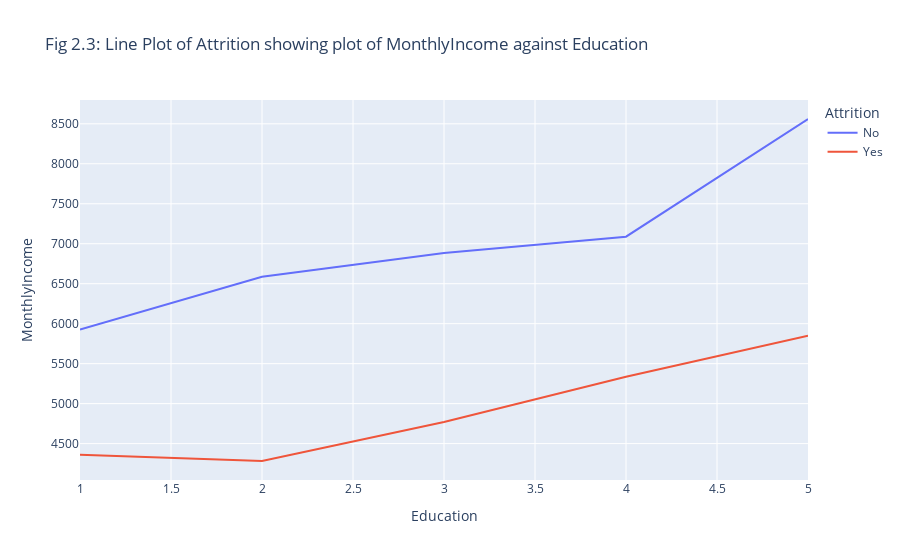

The code cell stored with this chart in its notebook:
### Code cell
fig=px.line(attrition_avgmonthlyincome,x='Education',y='MonthlyIncome',color='Attrition',title='Fig 2.3: Line Plot of Attrition showing plot of MonthlyIncome against Education')
fig.show()

### Figure 1 — Plotly figure (JSON) as saved in the notebook; plotly's stock layout.template omitted (floating-point values rounded to 4 significant figures)
{"data": [{"hovertemplate": "Attrition=No<br>Education=%{x}<br>MonthlyIncome=%{y}<extra></extra>", "legendgroup": "No", "line": {"color": "#636efa", "dash": "solid"}, "mode": "lines", "name": "No", "orientation": "v", "showlegend": true, "type": "scatter", "x": [1, 2, 3, 4, 5], "xaxis": "x", "y": [5926.0, 6586.0, 6883.0, 7088.0, 8560.0], "yaxis": "y"}, {"hovertemplate": "Attrition=Yes<br>Education=%{x}<br>MonthlyIncome=%{y}<extra></extra>", "legendgroup": "Yes", "line": {"color": "#EF553B", "dash": "solid"}, "mode": "lines", "name": "Yes", "orientation": "v", "showlegend": true, "type": "scatter", "x": [1, 2, 3, 4, 5], "xaxis": "x", "y": [4360.0, 4283.0, 4770.0, 5335.0, 5850.0], "yaxis": "y"}], "layout": {"legend": {"title": {"text": "Attrition"}, "tracegroupgap": 0}, "title": {"text": "Fig 2.3: Line Plot of Attrition showing plot of MonthlyIncome against Education"}, "xaxis": {"anchor": "y", "domain": [0, 1], "title": {"text": "Education"}}, "yaxis": {"anchor": "x", "domain": [0, 1], "title": {"text": "MonthlyIncome"}}}}
